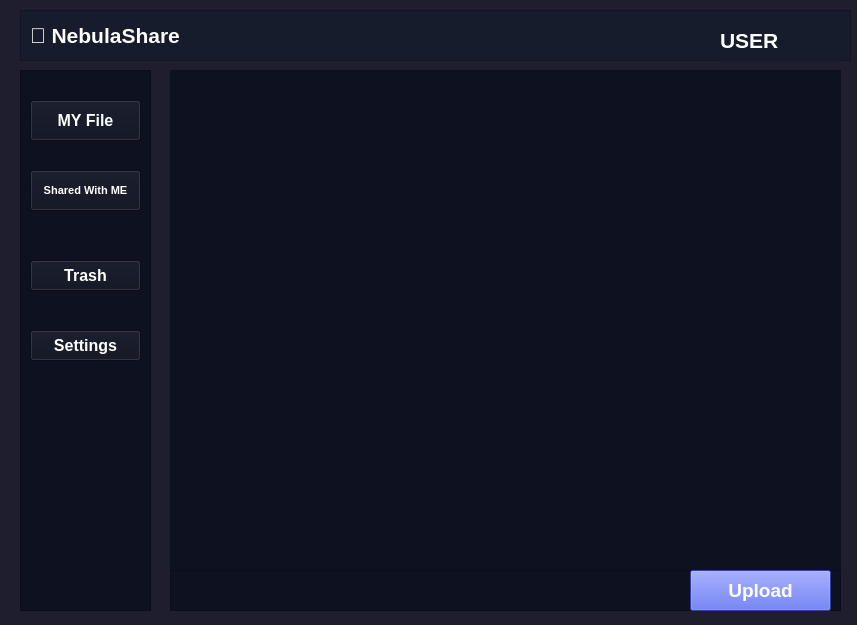
<?xml version="1.0" encoding="UTF-8"?>
<ui version="4.0">
 <class>MainWindow</class>
 <widget class="QMainWindow" name="MainWindow">
  <property name="geometry">
   <rect>
    <x>0</x>
    <y>0</y>
    <width>857</width>
    <height>625</height>
   </rect>
  </property>
  <property name="windowTitle">
   <string>MainWindow</string>
  </property>
  <property name="styleSheet">
   <string notr="true">background-color: rgb(30, 30, 47);</string>
  </property>
  <widget class="QWidget" name="centralwidget">
   <widget class="QFrame" name="side_bar_frame">
    <property name="geometry">
     <rect>
      <x>20</x>
      <y>70</y>
      <width>131</width>
      <height>541</height>
     </rect>
    </property>
    <property name="styleSheet">
     <string notr="true">background-color: rgb(14, 17, 31);</string>
    </property>
    <property name="frameShape">
     <enum>QFrame::StyledPanel</enum>
    </property>
    <property name="frameShadow">
     <enum>QFrame::Raised</enum>
    </property>
    <widget class="QPushButton" name="my_file_btn">
     <property name="geometry">
      <rect>
       <x>10</x>
       <y>30</y>
       <width>111</width>
       <height>41</height>
      </rect>
     </property>
     <property name="font">
      <font>
       <pointsize>12</pointsize>
       <weight>75</weight>
       <bold>true</bold>
      </font>
     </property>
     <property name="cursor">
      <cursorShape>PointingHandCursor</cursorShape>
     </property>
     <property name="styleSheet">
      <string notr="true">color: White;</string>
     </property>
     <property name="text">
      <string>MY File</string>
     </property>
     <property name="icon">
      <iconset resource="icon.qrc">
       <normaloff>:/icons/icons/icons8-folder-100.png</normaloff>:/icons/icons/icons8-folder-100.png</iconset>
     </property>
     <property name="iconSize">
      <size>
       <width>19</width>
       <height>19</height>
      </size>
     </property>
    </widget>
    <widget class="QPushButton" name="share_with_me_btn">
     <property name="geometry">
      <rect>
       <x>10</x>
       <y>100</y>
       <width>111</width>
       <height>41</height>
      </rect>
     </property>
     <property name="font">
      <font>
       <pointsize>8</pointsize>
       <weight>75</weight>
       <bold>true</bold>
      </font>
     </property>
     <property name="cursor">
      <cursorShape>PointingHandCursor</cursorShape>
     </property>
     <property name="styleSheet">
      <string notr="true">color: rgb(255, 255, 255);</string>
     </property>
     <property name="text">
      <string>Shared With ME</string>
     </property>
     <property name="icon">
      <iconset resource="icon.qrc">
       <normaloff>:/icons/icons/icons8-share-60.png</normaloff>:/icons/icons/icons8-share-60.png</iconset>
     </property>
    </widget>
    <widget class="QPushButton" name="settings_btn">
     <property name="geometry">
      <rect>
       <x>10</x>
       <y>260</y>
       <width>111</width>
       <height>31</height>
      </rect>
     </property>
     <property name="font">
      <font>
       <pointsize>12</pointsize>
       <weight>75</weight>
       <bold>true</bold>
      </font>
     </property>
     <property name="cursor">
      <cursorShape>PointingHandCursor</cursorShape>
     </property>
     <property name="styleSheet">
      <string notr="true">color: White;</string>
     </property>
     <property name="text">
      <string>Settings</string>
     </property>
     <property name="icon">
      <iconset resource="icon.qrc">
       <normaloff>:/icons/icons/icons8-setting-100.png</normaloff>:/icons/icons/icons8-setting-100.png</iconset>
     </property>
    </widget>
    <widget class="QPushButton" name="trash_btn">
     <property name="geometry">
      <rect>
       <x>10</x>
       <y>190</y>
       <width>111</width>
       <height>31</height>
      </rect>
     </property>
     <property name="font">
      <font>
       <pointsize>12</pointsize>
       <weight>75</weight>
       <bold>true</bold>
      </font>
     </property>
     <property name="cursor">
      <cursorShape>PointingHandCursor</cursorShape>
     </property>
     <property name="styleSheet">
      <string notr="true">color: white;</string>
     </property>
     <property name="text">
      <string>Trash</string>
     </property>
     <property name="icon">
      <iconset resource="icon.qrc">
       <normaloff>:/icons/icons/icons8-trash-128.png</normaloff>:/icons/icons/icons8-trash-128.png</iconset>
     </property>
    </widget>
   </widget>
   <widget class="QFrame" name="header_frame">
    <property name="geometry">
     <rect>
      <x>20</x>
      <y>10</y>
      <width>831</width>
      <height>51</height>
     </rect>
    </property>
    <property name="styleSheet">
     <string notr="true">background-color: rgb(23, 28, 45);</string>
    </property>
    <property name="frameShape">
     <enum>QFrame::StyledPanel</enum>
    </property>
    <property name="frameShadow">
     <enum>QFrame::Raised</enum>
    </property>
    <widget class="QLabel" name="name_text">
     <property name="geometry">
      <rect>
       <x>10</x>
       <y>10</y>
       <width>181</width>
       <height>31</height>
      </rect>
     </property>
     <property name="font">
      <font>
       <pointsize>16</pointsize>
       <weight>75</weight>
       <bold>true</bold>
      </font>
     </property>
     <property name="styleSheet">
      <string notr="true">color: rgb(255, 255, 255);</string>
     </property>
     <property name="text">
      <string>📁 NebulaShare</string>
     </property>
    </widget>
    <widget class="QLabel" name="usr_name">
     <property name="geometry">
      <rect>
       <x>700</x>
       <y>10</y>
       <width>71</width>
       <height>41</height>
      </rect>
     </property>
     <property name="font">
      <font>
       <pointsize>16</pointsize>
       <weight>75</weight>
       <bold>true</bold>
      </font>
     </property>
     <property name="styleSheet">
      <string notr="true">color: rgb(255, 255, 255);</string>
     </property>
     <property name="text">
      <string>USER</string>
     </property>
     <property name="alignment">
      <set>Qt::AlignLeading|Qt::AlignLeft|Qt::AlignVCenter</set>
     </property>
    </widget>
    <widget class="QPushButton" name="usr_icon">
     <property name="geometry">
      <rect>
       <x>770</x>
       <y>10</y>
       <width>51</width>
       <height>41</height>
      </rect>
     </property>
     <property name="styleSheet">
      <string notr="true">background-color: rgb(23, 28, 45);
border: none;</string>
     </property>
     <property name="text">
      <string/>
     </property>
     <property name="icon">
      <iconset resource="icon.qrc">
       <normaloff>:/icons/icons/icons8-user-100.png</normaloff>:/icons/icons/icons8-user-100.png</iconset>
     </property>
     <property name="iconSize">
      <size>
       <width>45</width>
       <height>45</height>
      </size>
     </property>
    </widget>
   </widget>
   <widget class="QListWidget" name="file_or_folder_list">
    <property name="geometry">
     <rect>
      <x>170</x>
      <y>70</y>
      <width>671</width>
      <height>501</height>
     </rect>
    </property>
    <property name="styleSheet">
     <string notr="true">background-color: rgb(14, 17, 31);
border: solid, rgb(46, 46, 64);</string>
    </property>
   </widget>
   <widget class="QFrame" name="bottom_frame">
    <property name="geometry">
     <rect>
      <x>170</x>
      <y>570</y>
      <width>671</width>
      <height>41</height>
     </rect>
    </property>
    <property name="styleSheet">
     <string notr="true">background-color: rgb(14, 17, 31);</string>
    </property>
    <property name="frameShape">
     <enum>QFrame::StyledPanel</enum>
    </property>
    <property name="frameShadow">
     <enum>QFrame::Raised</enum>
    </property>
    <widget class="QPushButton" name="upload_btn">
     <property name="geometry">
      <rect>
       <x>520</x>
       <y>0</y>
       <width>141</width>
       <height>41</height>
      </rect>
     </property>
     <property name="font">
      <font>
       <pointsize>14</pointsize>
       <weight>75</weight>
       <bold>true</bold>
      </font>
     </property>
     <property name="cursor">
      <cursorShape>PointingHandCursor</cursorShape>
     </property>
     <property name="styleSheet">
      <string notr="true">background-color: rgb(72, 89, 222);
color: White;</string>
     </property>
     <property name="text">
      <string>Upload</string>
     </property>
     <property name="icon">
      <iconset resource="icon.qrc">
       <normaloff>:/icons/icons/icons8-upload-100.png</normaloff>:/icons/icons/icons8-upload-100.png</iconset>
     </property>
     <property name="iconSize">
      <size>
       <width>30</width>
       <height>30</height>
      </size>
     </property>
    </widget>
   </widget>
  </widget>
 </widget>
 <resources>
  <include location="icon.qrc"/>
 </resources>
 <connections/>
</ui>
